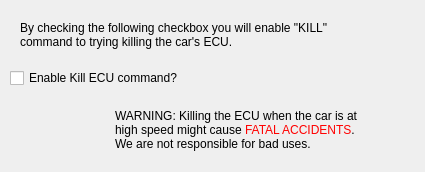
     <widget class="QWidget" name="kill_tab">
      <attribute name="title">
       <string>Kill ECU</string>
      </attribute>
      <widget class="QCheckBox" name="kill_check">
       <property name="geometry">
        <rect>
         <x>10</x>
         <y>65</y>
         <width>211</width>
         <height>26</height>
        </rect>
       </property>
       <property name="text">
        <string>Enable Kill ECU command?</string>
       </property>
      </widget>
      <widget class="QLabel" name="label_24">
       <property name="geometry">
        <rect>
         <x>20</x>
         <y>10</y>
         <width>391</width>
         <height>51</height>
        </rect>
       </property>
       <property name="text">
        <string>&lt;html&gt;&lt;head/&gt;&lt;body&gt;By checking the following checkbox you will enable &amp;quot;KILL&amp;quot; &lt;br&gt;command to trying killing the car's ECU.&lt;/body&gt;&lt;/html&gt;</string>
       </property>
       <property name="textFormat">
        <enum>Qt::AutoText</enum>
       </property>
      </widget>
      <widget class="QLabel" name="label_25">
       <property name="geometry">
        <rect>
         <x>115</x>
         <y>100</y>
         <width>301</width>
         <height>61</height>
        </rect>
       </property>
       <property name="text">
        <string>&lt;html&gt;&lt;head/&gt;&lt;body&gt;&lt;p&gt; WARNING: Killing the ECU when the car is at &lt;br/&gt; high speed might cause &lt;span style=&quot; color:#ff0000;&quot;&gt;FATAL ACCIDENTS&lt;/span&gt;.&lt;br/&gt;We are not responsible for bad uses.&lt;/p&gt;&lt;/body&gt;&lt;/html&gt;</string>
       </property>
       <property name="textFormat">
        <enum>Qt::AutoText</enum>
       </property>
      </widget>
      <widget class="QLabel" name="warning_image">
       <property name="geometry">
        <rect>
         <x>30</x>
         <y>100</y>
         <width>67</width>
         <height>63</height>
        </rect>
       </property>
       <property name="text">
        <string>&lt;html&gt;&lt;head/&gt;&lt;body&gt;&lt;p&gt;&lt;br/&gt;&lt;/p&gt;&lt;/body&gt;&lt;/html&gt;</string>
       </property>
      </widget>
     </widget>
